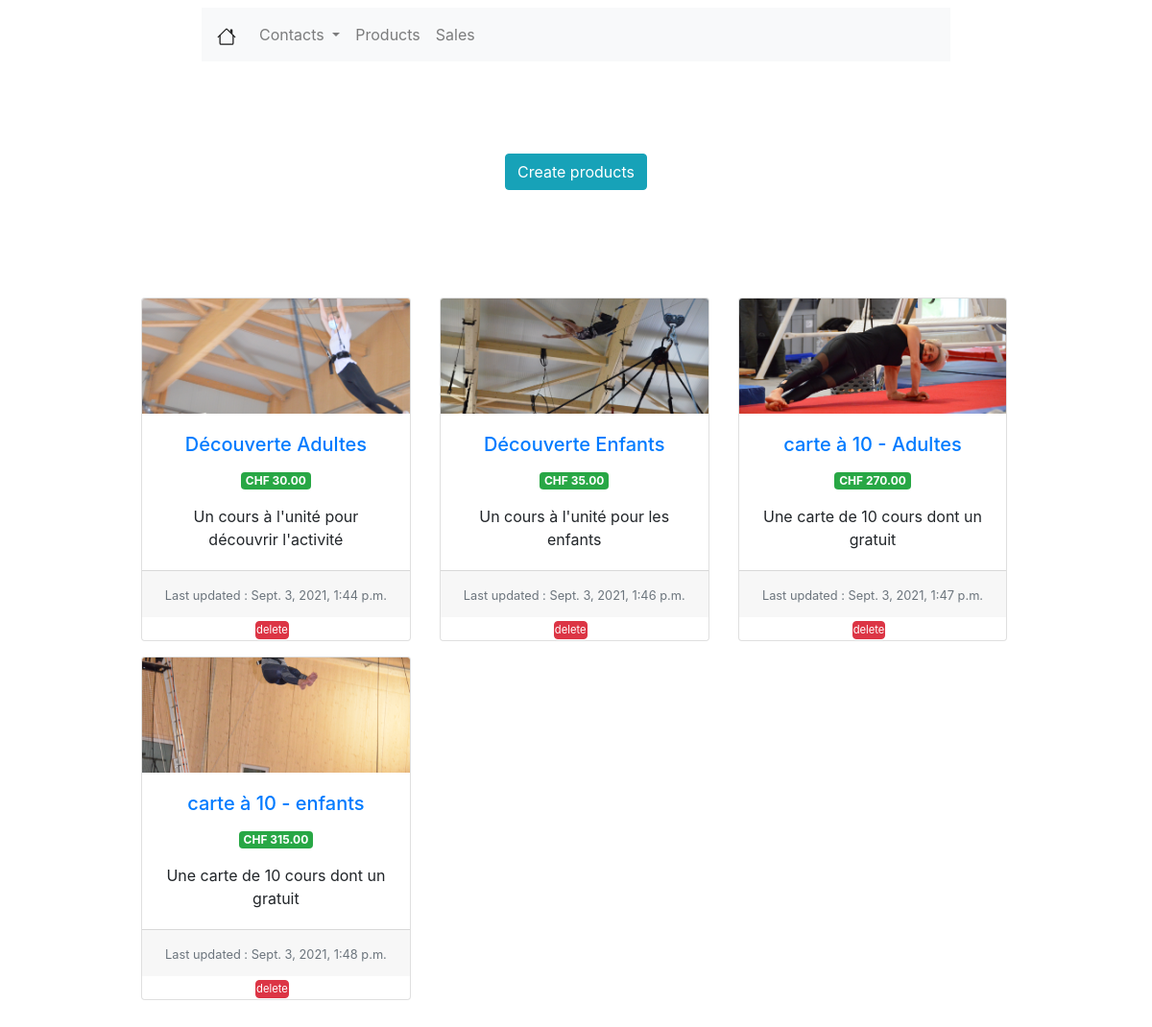
Screenshot of /products/ with the database file from the repository.
### products/models.py (models this page shows, shortened)
class Product(models.Model):
    create_at = models.DateTimeField(auto_now_add=True)
    updated_at = models.DateTimeField(auto_now=True)
    name = models.CharField(verbose_name="Nom du produit", max_length=50)
    price = models.FloatField(verbose_name="Prix du produit")
    description = models.TextField(verbose_name="Description du produit", null=True)
    picture = models.ImageField(verbose_name="Illustrations", upload_to='images')

### products/views.py (the view)
# urls.py: path('', views.ProductListView.as_view(), name='products'),
class ProductListView(generic.ListView):
    template_name = 'product/products_listview.html'
    context_object_name = 'products_list'
    model = Product

### products/templates/product/products_listview.html (shortened to what this page needs)
{% extends 'viewlist/viewlist.html' %}
{% load static %}
{% block viewlist %}
    <div class="row mx-auto mt-5 justify-content-center">
        <div class="row mx-auto mt-5 justify-content-center">
            <form class="form-inline">
                <a class="btn btn-info" href="{% url 'create-product' %}" role="button">Create products</a>
            </form>
        </div>
    </div>
    <div class="row mx-auto mt-5 mb-5 justify-content-center">
        {% if products_list %}
            <div class="card-deck" style="width: 80%">
                {% for product in products_list %}
                    <div class="card text-center mt-3" style="min-width: 30%; max-width: 30%">
                        {% if product.picture %}
                            <img src="{{ product.picture.url }}" class="card-img-top" alt="..."
                                 style="width: 100%; height: 10vw;
                                 object-fit: cover;">
                        {% endif %}
                        <div class="card-body">
                            <a href="{% url 'edit-product' product.id %}">
                                <h5 class="card-title">{{ product.name }}</h5>
                            </a>
                            <p class="badge badge-success">CHF {{ product.price|floatformat:2 }}</p>
                            <p class="card-text">{{ product.description }}</p>
                        </div>
                        <div class="card-footer">
                            <small class="text-muted">Last updated : {{ product.updated_at }}</small>
                        </div>
                        <div class="btn-group btn-group-sm" role="group" aria-label="Basic example"
                             style="margin: auto">
                            <form action="{% url 'delete-product' product.id %}" method="post"
                                  onsubmit="return confirm('Do you really want to delete *{{ product.name }}* from DB ?');">
                                <button class="btn btn-danger mr-2" style="padding: unset; font-size: 1.4vh;">delete
                                </button>
                            </form>
                        </div>
                    </div>
                {% endfor %}
            </div>
        {% else %}
            <p>No products are available.</p>
        {% endif %}
    </div>
{% endblock %}

### rows the page displays
Product: picture (picture), name "Découverte Adultes", price "30.00", description "Un cours à l'unité pour découvrir l'activité", updated_at "Sept. 3, 2021, 1:44 p.m."
Product: picture (picture), name "Découverte Enfants", price "35.00", description "Un cours à l'unité pour les enfants", updated_at "Sept. 3, 2021, 1:46 p.m."
Product: picture (picture), name "carte à 10 - Adultes", price "270.00", description "Une carte de 10 cours dont un gratuit", updated_at "Sept. 3, 2021, 1:47 p.m."
Product: picture (picture), name "carte à 10 - enfants", price "315.00", description "Une carte de 10 cours dont un gratuit", updated_at "Sept. 3, 2021, 1:48 p.m."
